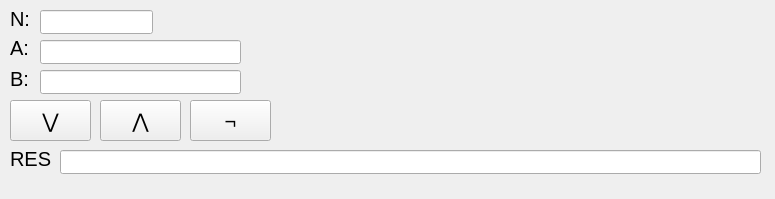
<?xml version="1.0" encoding="UTF-8"?>
<ui version="4.0">
 <class>Form</class>
 <widget class="QWidget" name="Form">
  <property name="geometry">
   <rect>
    <x>0</x>
    <y>0</y>
    <width>775</width>
    <height>199</height>
   </rect>
  </property>
  <property name="font">
   <font>
    <pointsize>15</pointsize>
   </font>
  </property>
  <property name="windowTitle">
   <string>Form</string>
  </property>
  <widget class="QLabel" name="label">
   <property name="geometry">
    <rect>
     <x>10</x>
     <y>40</y>
     <width>21</width>
     <height>16</height>
    </rect>
   </property>
   <property name="minimumSize">
    <size>
     <width>10</width>
     <height>10</height>
    </size>
   </property>
   <property name="maximumSize">
    <size>
     <width>91</width>
     <height>51</height>
    </size>
   </property>
   <property name="text">
    <string>А:</string>
   </property>
  </widget>
  <widget class="QLineEdit" name="lineEdit">
   <property name="geometry">
    <rect>
     <x>40</x>
     <y>40</y>
     <width>201</width>
     <height>24</height>
    </rect>
   </property>
  </widget>
  <widget class="QLineEdit" name="lineEdit_2">
   <property name="geometry">
    <rect>
     <x>40</x>
     <y>70</y>
     <width>201</width>
     <height>24</height>
    </rect>
   </property>
   <property name="text">
    <string/>
   </property>
  </widget>
  <widget class="QLabel" name="label_2">
   <property name="geometry">
    <rect>
     <x>10</x>
     <y>70</y>
     <width>21</width>
     <height>18</height>
    </rect>
   </property>
   <property name="minimumSize">
    <size>
     <width>10</width>
     <height>10</height>
    </size>
   </property>
   <property name="maximumSize">
    <size>
     <width>91</width>
     <height>51</height>
    </size>
   </property>
   <property name="text">
    <string>B:</string>
   </property>
  </widget>
  <widget class="QLabel" name="label_3">
   <property name="geometry">
    <rect>
     <x>10</x>
     <y>10</y>
     <width>31</width>
     <height>18</height>
    </rect>
   </property>
   <property name="text">
    <string>N:</string>
   </property>
  </widget>
  <widget class="QLineEdit" name="lineEdit_3">
   <property name="geometry">
    <rect>
     <x>40</x>
     <y>10</y>
     <width>113</width>
     <height>24</height>
    </rect>
   </property>
  </widget>
  <widget class="QPushButton" name="pushButton">
   <property name="geometry">
    <rect>
     <x>10</x>
     <y>100</y>
     <width>81</width>
     <height>41</height>
    </rect>
   </property>
   <property name="text">
    <string>⋁</string>
   </property>
  </widget>
  <widget class="QPushButton" name="pushButton_2">
   <property name="geometry">
    <rect>
     <x>100</x>
     <y>100</y>
     <width>81</width>
     <height>41</height>
    </rect>
   </property>
   <property name="text">
    <string>⋀</string>
   </property>
  </widget>
  <widget class="QPushButton" name="pushButton_3">
   <property name="geometry">
    <rect>
     <x>190</x>
     <y>100</y>
     <width>81</width>
     <height>41</height>
    </rect>
   </property>
   <property name="text">
    <string>¬</string>
   </property>
  </widget>
  <widget class="QLabel" name="label_4">
   <property name="geometry">
    <rect>
     <x>10</x>
     <y>150</y>
     <width>41</width>
     <height>18</height>
    </rect>
   </property>
   <property name="text">
    <string>RES:</string>
   </property>
  </widget>
  <widget class="QLineEdit" name="lineEdit_4">
   <property name="geometry">
    <rect>
     <x>60</x>
     <y>150</y>
     <width>701</width>
     <height>24</height>
    </rect>
   </property>
  </widget>
 </widget>
 <resources/>
 <connections/>
</ui>
